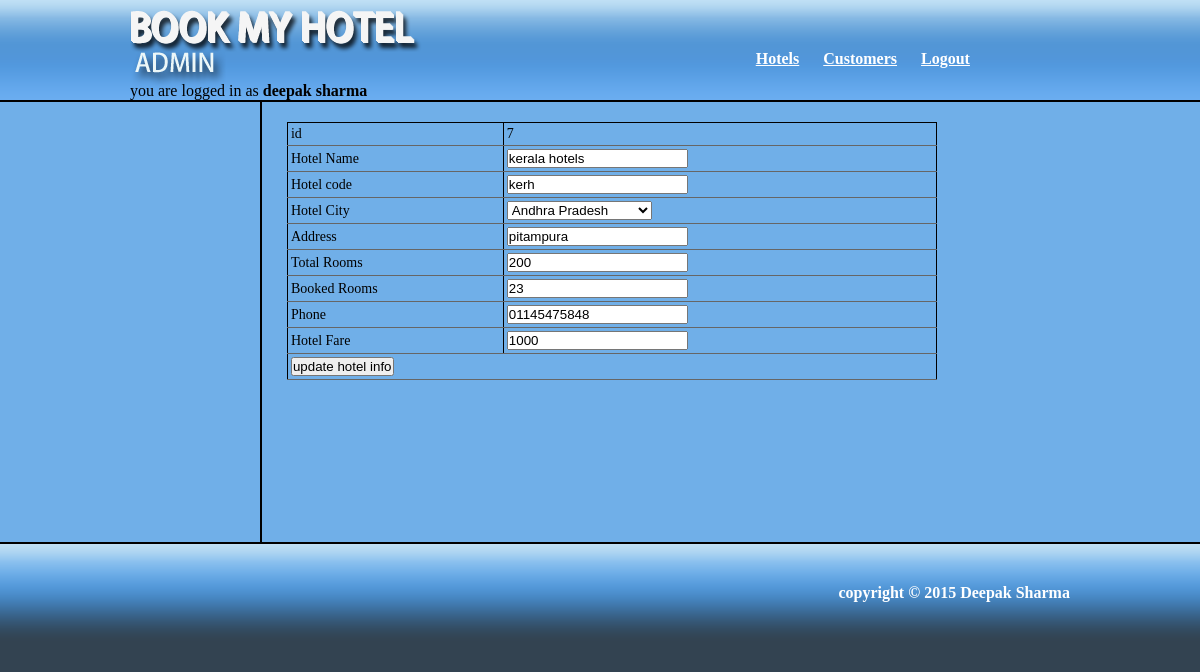
Screenshot of /admin/manager.php?page=edit_hotel&id=7 (signed in) with the database file from the repository.
### tables this page shows
CREATE TABLE IF NOT EXISTS `hotels` (
  `id` int(11) NOT NULL AUTO_INCREMENT,
  `name` varchar(100) NOT NULL,
  `hotel_code` varchar(10) NOT NULL,
  `city_code` varchar(10) NOT NULL,
  `address` varchar(150) NOT NULL,
  `total_rooms` int(11) NOT NULL,
  `booked_rooms` int(11) NOT NULL,
  `phone` varchar(15) NOT NULL,
  `manager_id` int(11) NOT NULL DEFAULT '0',
  `fare` int(6) NOT NULL DEFAULT '1000',
  PRIMARY KEY (`id`)
);

### admin/includes/edit_manager_hotel.php (the view, shortened to what this page needs)
<table>
    <form action="manager.php?page=hotels" method="POST">
    <tr>
        <td>id</td>
        <td><?php echo $row['id'];?><input type="hidden" name="id" value="<?php echo $row['id'];?>"/></td>
    </tr>
    <tr>
        <td>Hotel Name</td>
        <td><input type="text" name="name" value="<?php echo $row['name'];?>"/></td>
    </tr>
    <tr>
        <td>Hotel code</td>
        <td><input type="text" name="hotel_code" value="<?php echo $row['hotel_code'];?>"/></td>
    </tr>
    <tr>
        <td>Hotel City</td>
        <td>
            <select name ="city_code">
                <?php
                    $combo_query = "SELECT city, city_code from cities order by city asc";
                    $combo_result = mysql_query($combo_query);
                    while ($combo_row  = mysql_fetch_array($combo_result)){
                    echo "<option value=\"{$combo_row['city_code']}\">".$combo_row['city']."</option>";
                    }
                ?>
            </select>
        </td>
    </tr>
    <tr>
        <td>Address</td>
        <td><input type="text" name="address" value="<?php echo $row['address'];?>"/></td>
    </tr>
    <tr>
        <td>Total Rooms</td>
        <td><input type="text" name="total_rooms" value="<?php echo $row['total_rooms'];?>"/></td>
    </tr>
    <tr>
        <td>Booked Rooms</td>
        <td><input type="text" name="booked_rooms" value="<?php echo $row['booked_rooms'];?>"/></td>
    </tr>
    <tr>
        <td>Phone</td>
        <td><input type="text" name="phone" value="<?php echo $row['phone'];?>"/></td>
    </tr>
    <tr>
        <td>Hotel Fare</td>
        <td><input type="text" name="fare" value="<?php echo $row['fare'];?>"></td>
    </tr>
    <tr>
        <td colspan="2"><input type="submit" name="edit_hotel" value="update hotel info"/>
        </td>
    </tr>
    </form>
</table>

### admin/css/style.css (style rules this page uses)
body { width:99.99%; background: #334351; }
* { margin:0px; padding:0px; }
#content_middle table { border-collapse: collapse; border:1px solid black; width:100%; }
#content_middle tr td, #content_middle tr th { padding:3px; font-size:14px; border-right:1px solid black; border-bottom:1px solid #666666; }

### rows the page displays
hotels: id "7", name "kerala hotels", hotel_code "kerh", address "pitampura", total_rooms "200", booked_rooms "23", phone "01145475848", fare "1000"

### other values shown
$_SESSION['name'] "deepak sharma"
form field city_code "Andhra Pradesh"
